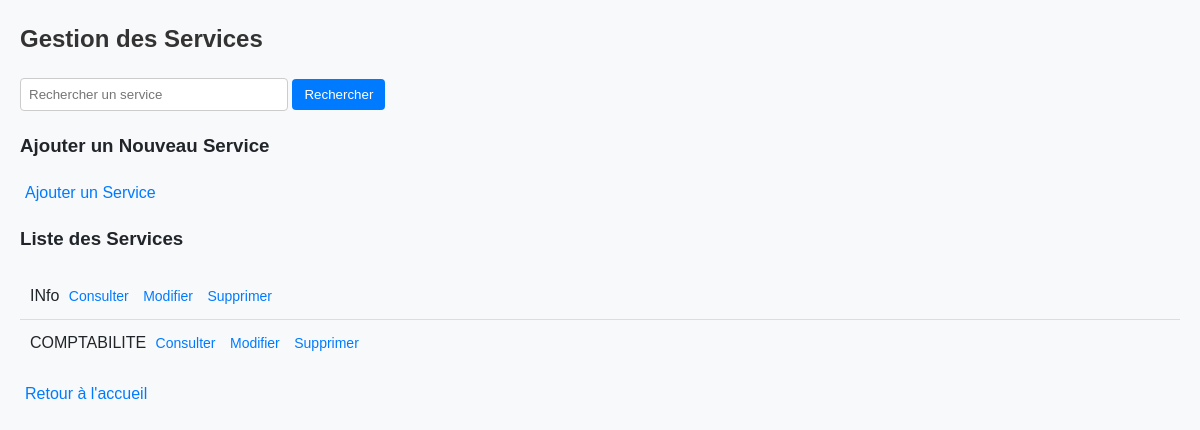
The page /service/ on the database as committed earlier.
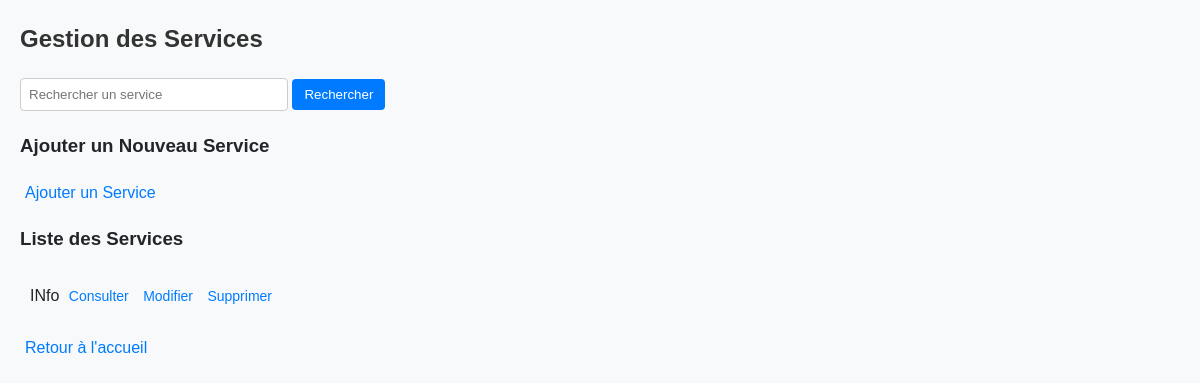
The same page on the database as committed later.
### app1/models.py (models this page shows, shortened)
class Service(models.Model):
    nom_service = models.CharField(max_length=50)
    description = models.TextField()

### app1/views/service_views.py (the view)
# urls.py: path('service/', service_views.recherche_service, name='recherche_service'),
def recherche_service(request):
    query = request.GET.get('q', '')
    if query:
        services = Service.objects.filter(nom_service__icontains=query)  # Filtrer par nom de service
    else:
        services = Service.objects.all()  # Récupérer tous les services
    context = {
        'services': services,
        'query': query,
    }
    return render(request, 'service_templates/recherche_service.html', context)

### app1/templates/service_templates/recherche_service.html (shortened to what this page needs)
{% block content %} {% load static %}
<!DOCTYPE html>
<html lang="en">
  <head>
    <link rel="stylesheet" href="{% static 'css/style.css' %}" />
  </head>
  <body>
    <h2>Gestion des Services</h2>
    <link rel="stylesheet" href="{% static 'css/style.css' %}" />
    <form method="GET">
      <input
        type="text"
        name="q"
        placeholder="Rechercher un service"
        value="{{ query }}"
      />
      <button type="submit">Rechercher</button>
    </form>
    <h3>Ajouter un Nouveau Service</h3>
    <a href="{% url 'insert_service' %}">Ajouter un Service</a>
    <h3>Liste des Services</h3>
    <ul>
      {% for service in services %}
      <li>
        {{ service.nom_service }}
        <a href="{% url 'consult_service' service.id %}">Consulter</a>
        <a href="{% url 'modifie_service' service.id %}">Modifier</a>
        <a href="{% url 'supprime_service' service.id %}">Supprimer</a>
      </li>
      {% empty %}
      <li>Aucun service trouvé.</li>
      {% endfor %}
    </ul>
    {% endblock %}
    <div>
      <a href="{% url 'accueil' %}">Retour à l'accueil</a>
    </div>
  </body>
</html>

Rows that differ between the two databases and show on the page:
removed Service: nom_service "COMPTABILITE"
